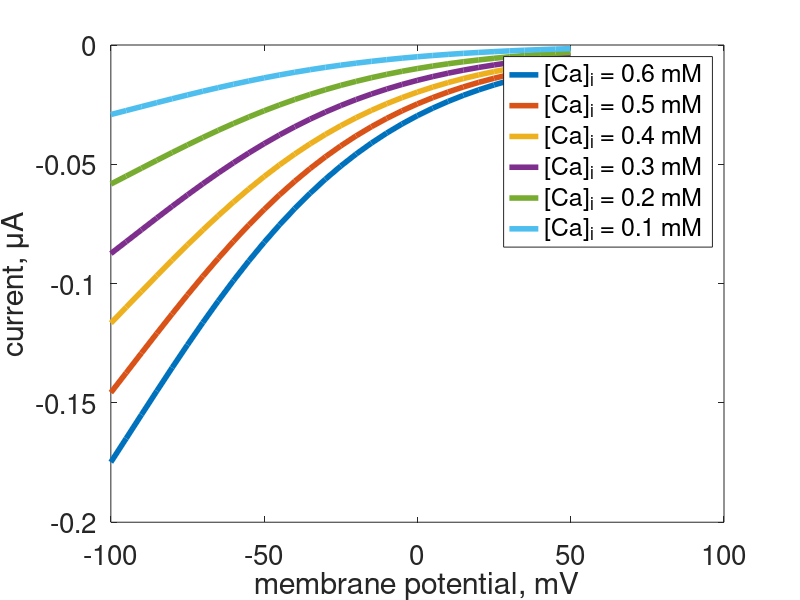

Write MATLAB code to recreate this figure. (Note: this script raises an error after producing the figure.)
% NCX - Sodium-Calcium exchanger model
% from Luo and Rudy 1994, implementation in Oschmann et al 2017
% still need to fit to astrocyte data


%constants
F = 96485*1e-3; %C/mol, Faraday's constant - convert for mV 
R = 8.31; %J/mol K, ideal gas constant
T = 308.15; %K, absolute temperature (35 C)

%cellular concentrations
Na_in = 20; %mM
Ca_in = 67*1e-6; %mM
Na_out = 140; %mM
Ca_out = 0.1; %mM

%params
Imax = 0.1;
KN = 87500*1e-3; %mM
KC = 1380*1e-3; %mM
Ksat = 0.1;
eta = 0.35;


I_NaCa = @(V) Imax.*(Na_out.^3)./(KN.^3 + Na_out.^3).*(Ca_out)./(KC + Ca_out)...
    .*(Na_in.^3./(Na_out.^3).*exp(eta.*V.*F./(R*T)) - Ca_in./Ca_out.*exp((eta-1).*V.*F./(R*T)))...
    ./(1 + Ksat.*exp((eta-1).*V.*F./(R*T)));

%V for I-V curve
V = (-100:5:50); %mV

fig = figure(1); clf
I_NaCa = @(V,Ca_in) Imax.*(Na_out.^3)./(KN.^3 + Na_out.^3).*(Ca_out)./(KC + Ca_out)...
    .*(Na_in.^3./(Na_out.^3).*exp(eta.*V.*F./(R*T)) - Ca_in./Ca_out.*exp((eta-1).*V.*F./(R*T)))...
    ./(1 + Ksat.*exp((eta-1).*V.*F./(R*T)));
Ca_ins = [600; 500; 400; 300; 200; 100;].*1e-3;
for jj=1:size(Ca_ins,1)
    plot(V,I_NaCa(V,Ca_ins(jj)),'LineWidth',4); hold on
end
% plot(V,I_NaCa(V),'LineWidth',4);  hold on
% plot([V_NaCa],[0],'o','LineWidth',4);
% end
% xlim([-125,140]); ylim([-200,200]);
xlabel('membrane potential, mV'); ylabel('current, \muA'); set(gca,'FontSize',20);
lgd= legend(['[Ca]_i = ' num2str(Ca_ins(1)) ' mM'],['[Ca]_i = ' num2str(Ca_ins(2)) ' mM'],...
['[Ca]_i = ' num2str(Ca_ins(3)) ' mM'], ['[Ca]_i = ' num2str(Ca_ins(4)) ' mM'],...
['[Ca]_i = ' num2str(Ca_ins(5)) ' mM'], ['[Ca]_i = ' num2str(Ca_ins(6)) ' mM']);
lgd.Location= 'southeast';
line([-100,50],[0,0],'LineStyle','--', 'Color', 'k','HandleVisibility','off');
line([0,0],[-.35,0.05],'LineStyle','--', 'Color', 'k','HandleVisibility','off');


% saveas(fig,'figs/kimura_etal_1987_model_figs/kimura_etal_1987_model_IV_curve_vsCain.png');

fig = figure(2); clf
I_NaCa = @(V,Na_in) Imax.*(Na_out.^3)./(KN.^3 + Na_out.^3).*(Ca_out)./(KC + Ca_out)...
    .*(Na_in.^3./(Na_out.^3).*exp(eta.*V.*F./(R*T)) - Ca_in./Ca_out.*exp((eta-1).*V.*F./(R*T)))...
    ./(1 + Ksat.*exp((eta-1).*V.*F./(R*T)));
Na_ins = [16; 14; 12; 10; 8; 6;];
for jj=1:size(Na_ins,1)
    plot(V,I_NaCa(V,Na_ins(jj)),'LineWidth',4); hold on
end
xlabel('membrane potential, mV'); ylabel('current, \muA'); set(gca,'FontSize',20);
ylim([-5,5].*1e-5);
lgd= legend(['[Na]_i = ' num2str(Na_ins(1)) ' mM'],['[Na]_i = ' num2str(Na_ins(2)) ' mM'],...
['[Na]_i = ' num2str(Na_ins(3)) ' mM'], ['[Na]_i = ' num2str(Na_ins(4)) ' mM'],...
['[Na]_i = ' num2str(Na_ins(5)) ' mM'], ['[Na]_i = ' num2str(Na_ins(6)) ' mM']);
lgd.Location= 'southeast';
line([-100,50],[0,0],'LineStyle','--', 'Color', 'k','HandleVisibility','off');
line([0,0],[-.05,0.05],'LineStyle','--', 'Color', 'k','HandleVisibility','off');

% saveas(fig,'figs/kimura_etal_1987_model_figs/kimura_etal_1987_model_IV_curve_vsNain.png');


%saturation curves
fig = figure(3);clf
subplot(2,2,1);
I_NaCa = @(V,Ca_out) Imax.*(Na_out.^3)./(KN.^3 + Na_out.^3).*(Ca_out)./(KC + Ca_out)...
    .*(Na_in.^3./(Na_out.^3).*exp(eta.*V.*F./(R*T)) - Ca_in./Ca_out.*exp((eta-1).*V.*F./(R*T)))...
    ./(1 + Ksat.*exp((eta-1).*V.*F./(R*T)));

Ca_outs = logspace(-1,2.15,100);
semilogx(Ca_outs,abs(I_NaCa(-100,Ca_outs)),'LineWidth',4); hold on
% xlim([-125,140]); ylim([-200,200]);
xlabel('[Ca^{2+}]_e, mM'); ylabel('current, \muA'); set(gca,'FontSize',20);

subplot(2,2,3);
I_NaCa = @(V,Ca_in) Imax.*(Na_out.^3)./(KN.^3 + Na_out.^3).*(Ca_out)./(KC + Ca_out)...
    .*(Na_in.^3./(Na_out.^3).*exp(eta.*V.*F./(R*T)) - Ca_in./Ca_out.*exp((eta-1).*V.*F./(R*T)))...
    ./(1 + Ksat.*exp((eta-1).*V.*F./(R*T)));

Ca_ins = logspace(-1,2.15,100);
semilogx(Ca_outs,abs(I_NaCa(-100,Ca_ins)),'LineWidth',4); hold on
% xlim([-125,140]); ylim([-200,200]);
xlabel('[Ca^{2+}]_i, mM'); ylabel('current, \muA'); set(gca,'FontSize',20);

subplot(2,2,4);
I_NaCa = @(V,Na_in) Imax.*(Na_out.^3)./(KN.^3 + Na_out.^3).*(Ca_out)./(KC + Ca_out)...
    .*(Na_in.^3./(Na_out.^3).*exp(eta.*V.*F./(R*T)) - Ca_in./Ca_out.*exp((eta-1).*V.*F./(R*T)))...
    ./(1 + Ksat.*exp((eta-1).*V.*F./(R*T)));

Na_ins = logspace(-1,2.15,100);
semilogx(Ca_outs,abs(I_NaCa(-100,Na_ins)),'LineWidth',4); hold on
% xlim([-125,140]); ylim([-200,200]);
xlabel('[Na^{+}]_i, mM'); ylabel('current, \muA'); set(gca,'FontSize',20);



%matching fig 8 - Na_out saturation curve
subplot(2,2,2);
%cellular concentrations
Na_in = 0; %mM
Ca_in = 430*1e-6; %mM
Na_out = 140; %mM
Ca_out = 1; %mM
I_NaCa = @(V,Na_out) Imax.*(Na_out.^3)./(KN.^3 + Na_out.^3).*(Ca_out)./(KC + Ca_out)...
    .*(Na_in.^3./(Na_out.^3).*exp(eta.*V.*F./(R*T)) - Ca_in./Ca_out.*exp((eta-1).*V.*F./(R*T)))...
    ./(1 + Ksat.*exp((eta-1).*V.*F./(R*T)));

Na_outs = logspace(1.24,2.15,100);

semilogx(Na_outs,abs(I_NaCa(-100,Na_outs)),'LineWidth',4); hold on
% xlim([-125,140]); ylim([-200,200]);
xlabel('[Na^+]_e, mM'); ylabel('current, \muA'); set(gca,'FontSize',20);

% saveas(fig,'figs/kimura_etal_1987_model_figs/kimura_etal_1987_model_saturationcurves.png');



